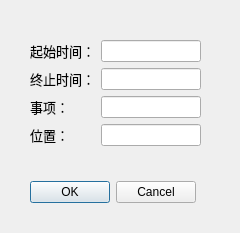
<?xml version="1.0" encoding="UTF-8"?>
<ui version="4.0">
 <class>DateForm</class>
 <widget class="QDialog" name="DateForm">
  <property name="geometry">
   <rect>
    <x>0</x>
    <y>0</y>
    <width>240</width>
    <height>233</height>
   </rect>
  </property>
  <property name="windowTitle">
   <string>Dialog</string>
  </property>
  <widget class="QDialogButtonBox" name="buttonBox">
   <property name="geometry">
    <rect>
     <x>30</x>
     <y>180</y>
     <width>166</width>
     <height>24</height>
    </rect>
   </property>
   <property name="orientation">
    <enum>Qt::Horizontal</enum>
   </property>
   <property name="standardButtons">
    <set>QDialogButtonBox::Cancel|QDialogButtonBox::Ok</set>
   </property>
  </widget>
  <widget class="QWidget" name="formLayoutWidget">
   <property name="geometry">
    <rect>
     <x>30</x>
     <y>40</y>
     <width>171</width>
     <height>121</height>
    </rect>
   </property>
   <layout class="QFormLayout" name="formLayout">
    <item row="0" column="0">
     <widget class="QLabel" name="Label">
      <property name="font">
       <font>
        <family>新宋体</family>
        <pointsize>10</pointsize>
        <bold>false</bold>
       </font>
      </property>
      <property name="text">
       <string>起始时间：</string>
      </property>
     </widget>
    </item>
    <item row="0" column="1">
     <widget class="QLineEdit" name="StartTimeEdit"/>
    </item>
    <item row="1" column="0">
     <widget class="QLabel" name="Label_2">
      <property name="font">
       <font>
        <family>新宋体</family>
        <pointsize>10</pointsize>
       </font>
      </property>
      <property name="text">
       <string>终止时间：</string>
      </property>
     </widget>
    </item>
    <item row="1" column="1">
     <widget class="QLineEdit" name="EndTimeEdit">
      <property name="enabled">
       <bool>true</bool>
      </property>
     </widget>
    </item>
    <item row="2" column="1">
     <widget class="QLineEdit" name="EventEdit"/>
    </item>
    <item row="2" column="0">
     <widget class="QLabel" name="Label_3">
      <property name="font">
       <font>
        <family>新宋体</family>
        <pointsize>10</pointsize>
       </font>
      </property>
      <property name="text">
       <string>事项：</string>
      </property>
     </widget>
    </item>
    <item row="3" column="0">
     <widget class="QLabel" name="Label_4">
      <property name="font">
       <font>
        <family>新宋体</family>
        <pointsize>10</pointsize>
       </font>
      </property>
      <property name="text">
       <string>位置：</string>
      </property>
     </widget>
    </item>
    <item row="3" column="1">
     <widget class="QLineEdit" name="AddressEdit"/>
    </item>
   </layout>
  </widget>
 </widget>
 <resources/>
 <connections>
  <connection>
   <sender>buttonBox</sender>
   <signal>accepted()</signal>
   <receiver>DateForm</receiver>
   <slot>accept()</slot>
   <hints>
    <hint type="sourcelabel">
     <x>248</x>
     <y>254</y>
    </hint>
    <hint type="destinationlabel">
     <x>157</x>
     <y>274</y>
    </hint>
   </hints>
  </connection>
  <connection>
   <sender>buttonBox</sender>
   <signal>rejected()</signal>
   <receiver>DateForm</receiver>
   <slot>reject()</slot>
   <hints>
    <hint type="sourcelabel">
     <x>316</x>
     <y>260</y>
    </hint>
    <hint type="destinationlabel">
     <x>286</x>
     <y>274</y>
    </hint>
   </hints>
  </connection>
 </connections>
</ui>
